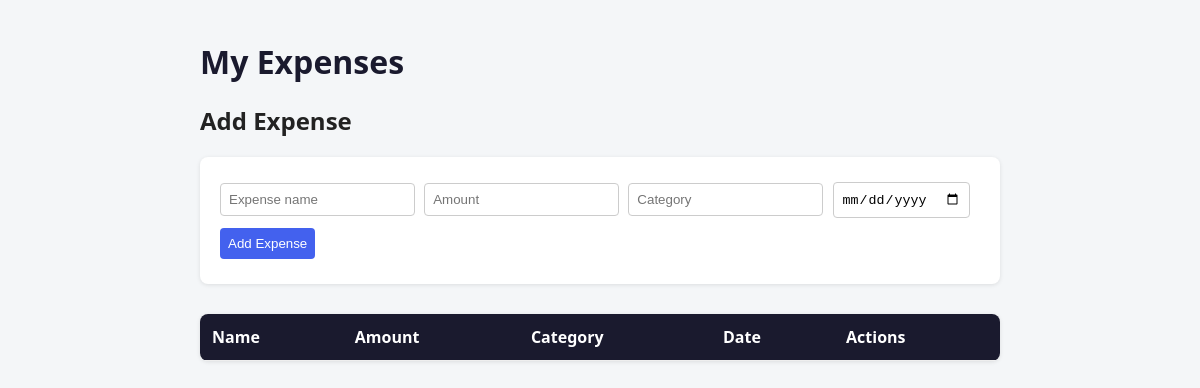
/, run on an earlier commit of the app's database.
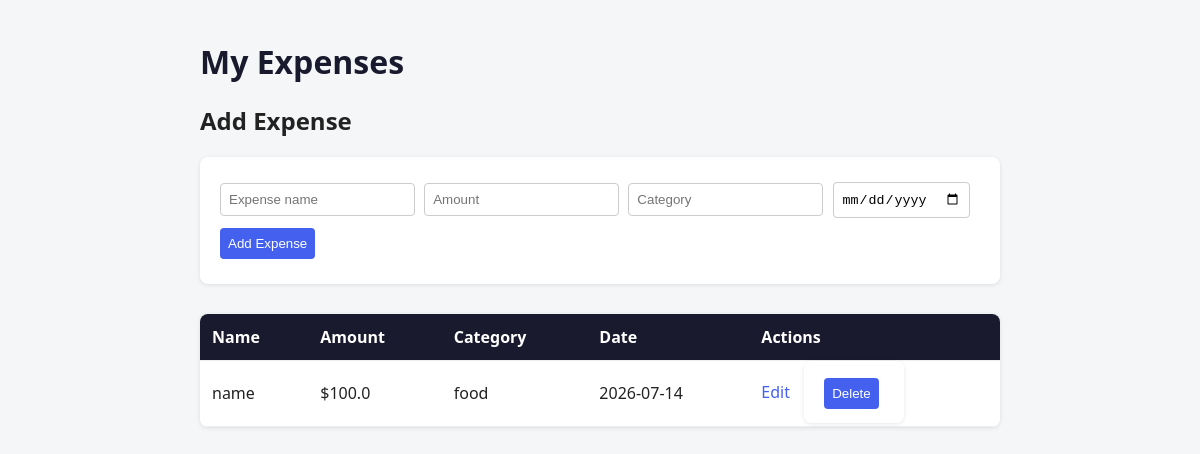
And on a later commit of the database.
### tables this page shows
CREATE TABLE expenses (
            id INTEGER PRIMARY KEY AUTOINCREMENT,
            name TEXT NOT NULL,
            amount REAL NOT NULL,
            category TEXT NOT NULL,
            date TEXT NOT NULL
        );

### app.py (the view)
@app.route('/')
def home():
    expenses = get_expenses()
    return render_template('index.html', expenses=expenses)

### app.py (called while the page is built)
def get_expenses():
    conn = sqlite3.connect('expenses.db')
    conn.row_factory = sqlite3.Row
    cursor = conn.cursor()
    cursor.execute('SELECT * FROM expenses ORDER BY date DESC')
    expenses = cursor.fetchall()
    conn.close()
    return expenses

### templates/index.html (shortened to what this page needs)
<!DOCTYPE html>
<html>
<head>
    <link rel="stylesheet" href="{{ url_for('static', filename='style.css') }}">
</head>
<body>
    <h1>My Expenses</h1>
    <h2>Add Expense</h2>
<form action="/add" method="POST">
    <input type="text" name="name" placeholder="Expense name" required>
    <input type="number" step="0.01" name="amount" placeholder="Amount" required>
    <input type="text" name="category" placeholder="Category" required>
    <input type="date" name="date" required>
    <button type="submit">Add Expense</button>
</form>
   <table>
    <tr>
        <th>Name</th>
        <th>Amount</th>
        <th>Category</th>
        <th>Date</th>
        <th>Actions</th>
    </tr>
    {% for expense in expenses %}
    <tr>
        <td>{{ expense['name'] }}</td>
        <td>${{ expense['amount'] }}</td>
        <td>{{ expense['category'] }}</td>
        <td>{{ expense['date'] }}</td>
        <td>
            <a href="/edit/{{ expense['id'] }}">Edit</a>
            <form action="/delete/{{ expense['id'] }}" method="POST" style="display:inline">
                <button type="submit">Delete</button>
            </form>
        </td>
    </tr>
    {% endfor %}
</table>
</body>
</html>

What changed in the data, as far as the page shows it:
added expenses: name "name", amount "100.0", category "food", date "2026-07-14"
